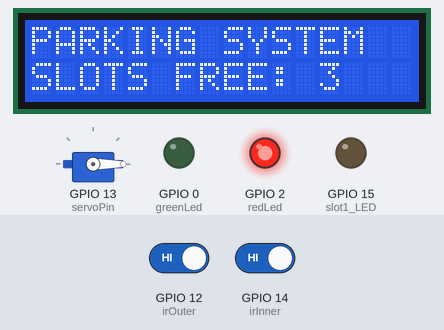
The sketch below on a simulated ESP32. On the bench: servo, 16×2 character LCD, output pins drawn as LEDs (lit = HIGH). Inputs (shaded band) come from the test bench; at power-on: GPIO 12 (irOuter) HIGH, GPIO 14 (irInner) HIGH.

Above: at 1.2 s.
1.3 s: GPIO 12 (irOuter) driven LOW
At 2.4 s:
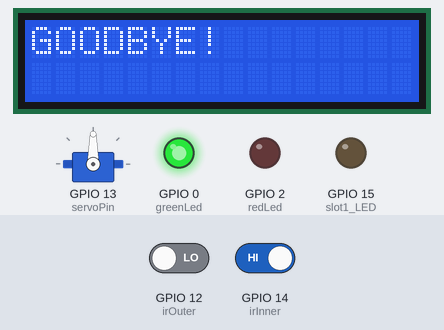
2.8 s: GPIO 12 (irOuter) driven HIGH
At 5.0 s:
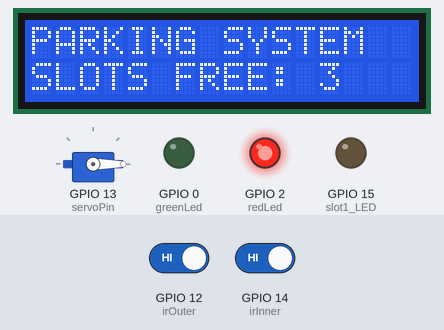
5.3 s: GPIO 14 (irInner) driven LOW
At 6.5 s:
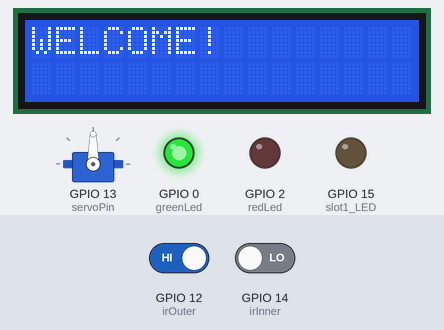
6.8 s: GPIO 14 (irInner) driven HIGH
At 9.2 s:
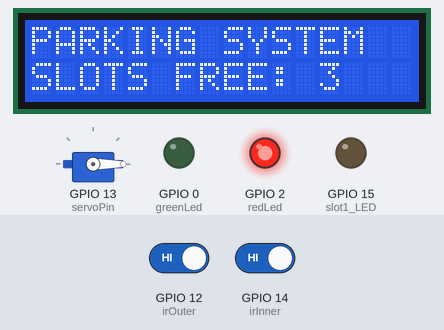
Timing chart, 0 to 10.3 s (numbered marks = the images above; inputs shaded):
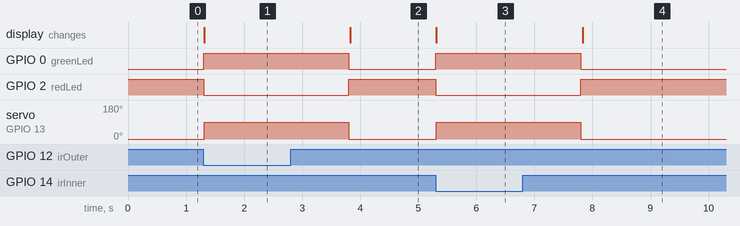

Measured:
- after the input at 1.3 s, GPIO 0 (greenLed): LOW → HIGH at once; GPIO 2 (redLed): HIGH → LOW at once; servo on GPIO 13 (servoPin): 0° → 90° at once; the display: changes at once (image 1)
- after the input at 2.8 s, GPIO 0 (greenLed): HIGH → LOW after 1.0 s; GPIO 2 (redLed): LOW → HIGH after 1.0 s; servo on GPIO 13 (servoPin): 90° → 0° after 1.0 s; the display: changes after 1.0 s (image 2)
- after the input at 5.3 s, GPIO 0 (greenLed): LOW → HIGH at once; GPIO 2 (redLed): HIGH → LOW at once; servo on GPIO 13 (servoPin): 0° → 90° at once; the display: changes at once (image 3)
- after the input at 6.8 s, GPIO 0 (greenLed): HIGH → LOW after 1.0 s; GPIO 2 (redLed): LOW → HIGH after 1.0 s; servo on GPIO 13 (servoPin): 90° → 0° after 1.0 s; the display: changes after 1.0 s (image 4)

The sketch:

arduino_gate_controller.ino
```cpp
#include <Wire.h>
#include <LiquidCrystal_I2C.h>
#include <Servo.h>

LiquidCrystal_I2C lcd(0x27, 16, 2);
Servo gateServo;

const int irInner = 14;   // D5
const int irOuter = 12;   // D6
const int servoPin = 13;  // D7
const int greenLed = 0;   // D3
const int redLed = 2;     // D4

//CAMERA SLOT PINS (Add these for your 3 LEDs)
const int slot1_LED = 15; // D8 (Red LED for Slot 1) or use any free pin
const int slot2_LED = 3;  // RX (Red LED for Slot 2) or use any free pin
const int slot3_LED = 1;  // TX (Red LED for Slot 3) or use any free pin

int availableSlots = 3;

void setup() {
  Serial.begin(115200);
  Wire.begin(4, 5);

  gateServo.attach(servoPin);
  pinMode(irInner, INPUT_PULLUP);
  pinMode(irOuter, INPUT_PULLUP);
  pinMode(redLed, OUTPUT);
  pinMode(greenLed, OUTPUT);

  // Setup Camera Slot LEDs
  pinMode(slot1_LED, OUTPUT);
  // pinMode(slot2_LED, OUTPUT); // Only if pins are free
  // pinMode(slot3_LED, OUTPUT);

  digitalWrite(redLed, HIGH);
  digitalWrite(greenLed, LOW);
  gateServo.write(0);

  lcd.init();
  lcd.backlight();
  updateDisplay();
}

void loop() {
  checkCameraSerial();

  if (digitalRead(irInner) == LOW && availableSlots > 0) {
    handleGate("WELCOME!");
  }

  else if (digitalRead(irOuter) == LOW) {
    handleGate("GOODBYE!");
  }
}

void checkCameraSerial() {
  if (Serial.available() > 0) {
    String data = Serial.readStringUntil('\n');

    if (data.length() >= 5) {
      digitalWrite(slot1_LED, data[0] == '1' ? HIGH : LOW);

      int count = 0;
      if (data[0] == '0') count++;
      if (data[2] == '0') count++;
      if (data[4] == '0') count++;
      if (availableSlots != count) {
        availableSlots = count;
        updateDisplay();
      }
    }
  }
}

void handleGate(String msg) {
  digitalWrite(redLed, LOW);
  digitalWrite(greenLed, HIGH);
  lcd.clear();
  lcd.print(msg);
  gateServo.write(90);

  while (digitalRead(irInner) == LOW || digitalRead(irOuter) == LOW) {
    yield();
  }

  delay(1000);
  gateServo.write(0);
  digitalWrite(greenLed, LOW);
  digitalWrite(redLed, HIGH);
  updateDisplay();
}

void updateDisplay() {
  lcd.setCursor(0, 0);
  lcd.print("PARKING SYSTEM  ");
  lcd.setCursor(0, 1);
  if (availableSlots > 0) {
    lcd.print("SLOTS FREE: ");
    lcd.print(availableSlots);
    lcd.print("   ");
  } else {
    lcd.print("SORRY: FULL    ");
  }
}
```
